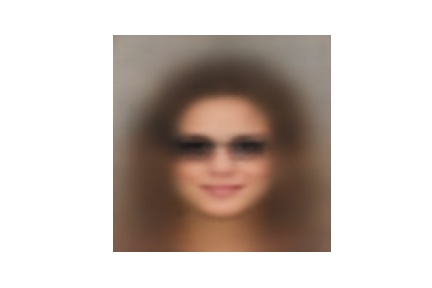
#> input picture generated-imgs/brown_hair_heavy_makeup_attractive_no_beard_young_eyeglasses_smiling.jpg, 432 x 288 px
$ python preprocess.py
#> lines starting #> are read from the running program, lines starting #| are printed output that depends on the picture; after the words box and inside, x2 and y2 are one past the last pixel; in counts of white or black regions, pixels touching at a corner belong together
#!/usr/bin/env python3
# -*- coding: utf-8 -*-
"""
Created on Fri Dec  4 11:14:45 2020

@author: ratul
"""
import cv2, argparse, os
import numpy as np
import matplotlib.pyplot as plt


rgb2gray = lambda rgb: np.dot(rgb[...,:3], [0.299,0.587,0.114])

def dither(num, thresh = 127):

    derr = np.zeros(num.shape, dtype=float)

    div = 8
    for y in range(num.shape[0]):
        for x in range(num.shape[1]):
            newval = derr[y,x] + num[y,x]
            if newval >= thresh:
                errval = newval - 255
                num[y,x] = 1.
            else:
                errval = newval
                num[y,x] = 0.
            if x + 1 < num.shape[1]:
                derr[y, x + 1] += errval / div
                if x + 2 < num.shape[1]:
                    derr[y, x + 2] += errval / div
            if y + 1 < num.shape[0]:
                derr[y + 1, x - 1] += errval / div
                derr[y + 1, x] += errval / div
                if y + 2< num.shape[0]:
                    derr[y + 2, x] += errval / div
                if x + 1 < num.shape[1]:
                    derr[y + 1, x + 1] += errval / div
    return num[::-1,:] * 255

def plot_image(img, dithered_img):
    plt.subplot(211)
    plt.imshow(img)
    plt.title('Image before preprocessing')
    plt.axis('off')
    plt.subplot(212)
    plt.imshow(dithered_img[::-1,:])
    plt.title('After processing %d'%sum(dithered_img.flatten()==0))
    plt.axis('off')
    plt.show()

if __name__ == '__main__':
    parser = argparse.ArgumentParser()
    parser.add_argument('--path', default='generated-imgs/brown_hair_heavy_makeup_attractive_no_beard_young_eyeglasses_smiling.jpg', type=str, help='weight path of generator')
    args = parser.parse_args()

    os.makedirs('dithered-imgs', exist_ok=True)

    # read gray image
    img = cv2.imread(args.path,0)
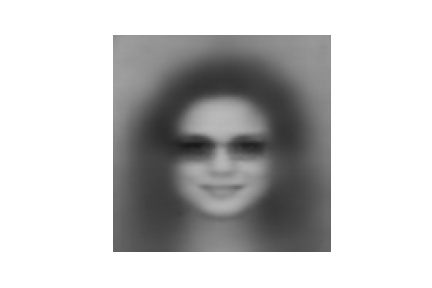
#> img: shape (288, 432); min 24, max 255, mean 197.8
    dithered_img = dither(img.copy(), 128)
#> after the loop in dither, `for y in range(num.shape[0]):`:
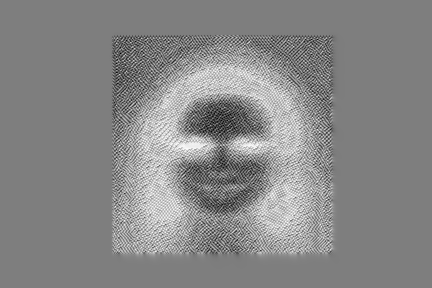
#> derr: shape (288, 432) float64; min -91.34, max 93.37, mean 6.7; drawn with min black and max white
#> after the loop in dither, `for y in range(num.shape[0]):`:
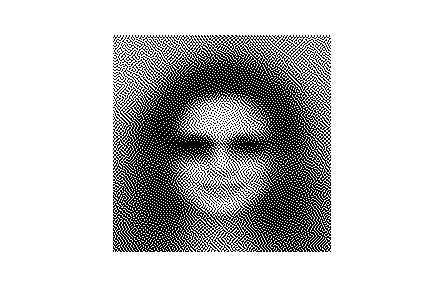
#> num: shape (288, 432); values 0 (black) and 1 (white), 76.7% white; black in thin lines or dots, all inside (x1, y1, x2, y2) = (113, 35, 331, 252)
#> in dither, `return num[::-1,:] * 255`:
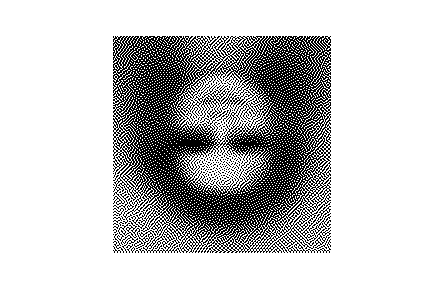
#> returned value: shape (288, 432); 76.7% white; black in thin lines or dots, all inside (x1, y1, x2, y2) = (113, 36, 331, 253)

    plot_image(img, dithered_img)
#> in plot_image, `plt.show()`:
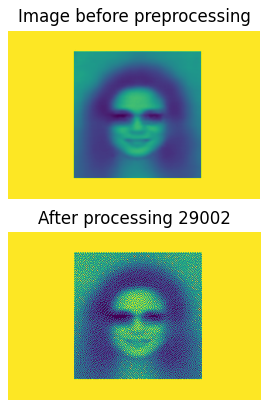
#> figure drawn by matplotlib, 2 panels
    cv2.imwrite(f'dithered-imgs/dithered_{os.path.basename(args.path)}', dithered_img[::-1,:])
